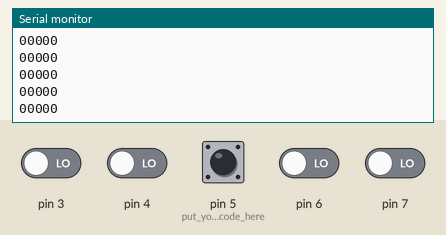
Bench run of a sketch on a simulated Arduino Uno, built with avr-gcc and run on an emulated ATmega328P. On the bench: the last lines printed to the serial monitor. The test bench sets the inputs (shaded band); at power-on: pin 3, pin 4, pin 5 (put_your_setup_code_here), pin 6, pin 7 LOW.

Above: at 1.2 s.
1.3 s: pin 3 driven HIGH
At 2.1 s:
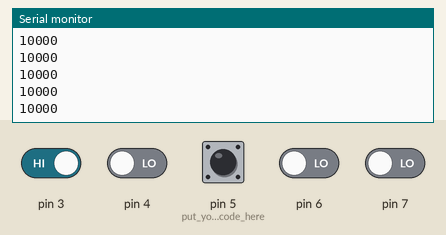
2.8 s: pin 4 driven HIGH
At 3.3 s:
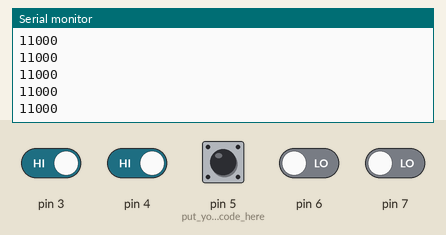
4.3 s: pin 5 (put_your_setup_code_here) pulled HIGH for 0.15 s
5.9 s: pin 6 driven HIGH
At 6.9 s:
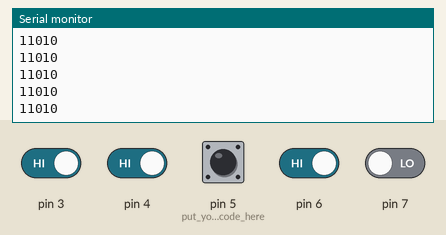
7.4 s: pin 7 driven HIGH
At 8.2 s:
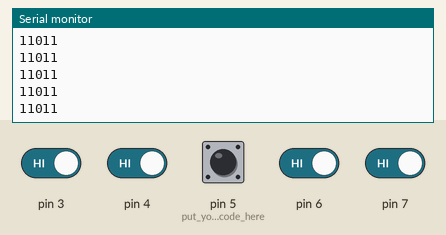
8.9 s: pin 5 (put_your_setup_code_here) pulled HIGH for 1 s
At 9.4 s:
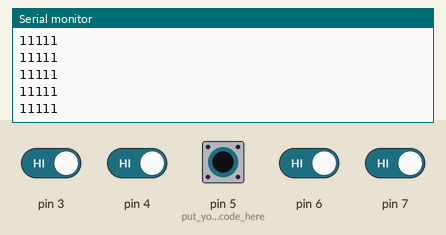
Timing chart, 0 to 11.9 s (numbered marks = the images above; inputs shaded):
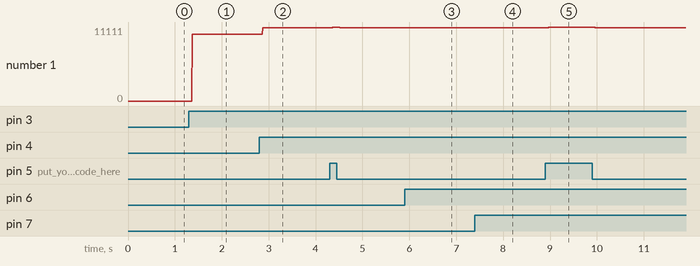

The sketch:

pid_test.ino
```cpp
int a,b,c,d,e;
int val[7];
void setup() {
pinMode(3,INPUT);
pinMode(4,INPUT);
pinMode(5,INPUT); // put your setup code here, to run once:
pinMode(6,INPUT);
pinMode(7,INPUT);
Serial.begin(9600);
}

void loop() {

 a=digitalRead(3);
 Serial.print(a);
 b=digitalRead(4);
 Serial.print(b);
 c=digitalRead(5);
 Serial.print(c);
 d=digitalRead(6);
 Serial.print(d);
 e=digitalRead(7);
 Serial.println(e);// put your main code here, to run repeatedly:

  }
```

Measured:
- after the input at 1.3 s, the serial monitor: prints a new line after 0.07 s (image 1)
- after the input at 2.8 s, the serial monitor: prints a new line after 0.07 s (image 2)
- after the input at 5.9 s, the serial monitor: prints a new line after 0.07 s (image 3)
- after the input at 7.4 s, the serial monitor: prints a new line after 0.07 s (image 4)
- after the input at 8.9 s, the serial monitor: prints a new line after 0.07 s (image 5)
- plotted number 1: 0 → 10000 after the input at 1.3 s, 10000 → 11000 after the input at 2.8 s, 11000 → 11010 after the input at 5.9 s, 11010 → 11011 after the input at 7.4 s
